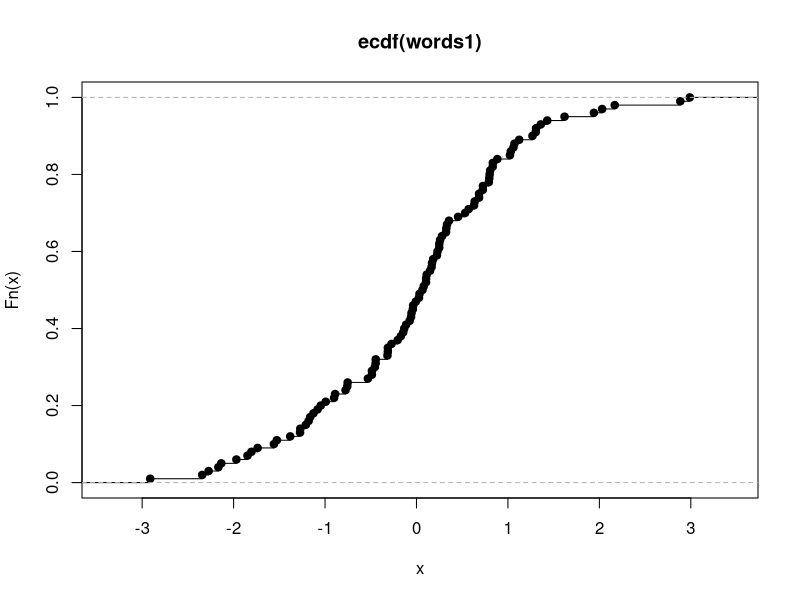
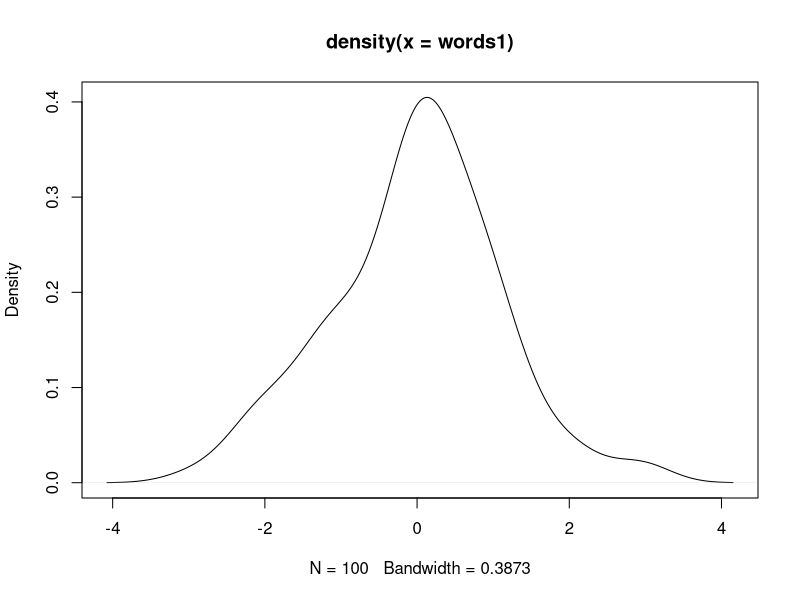
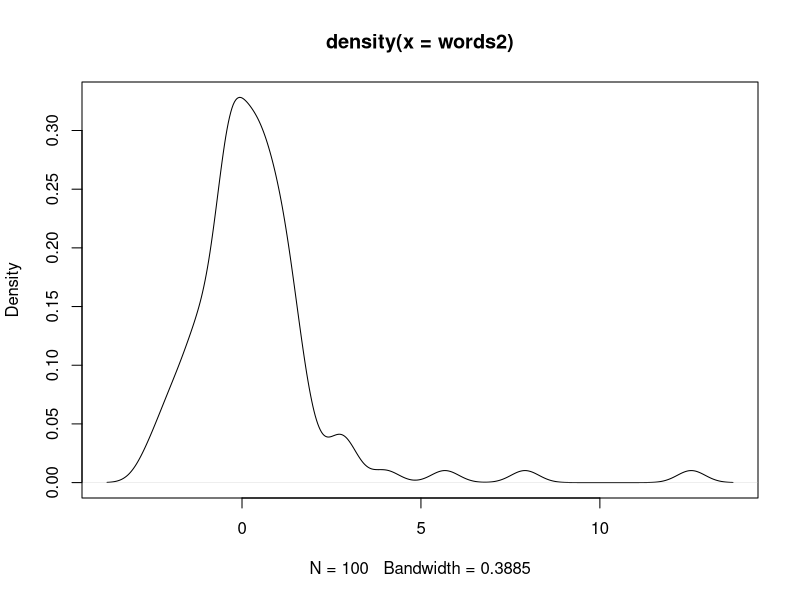
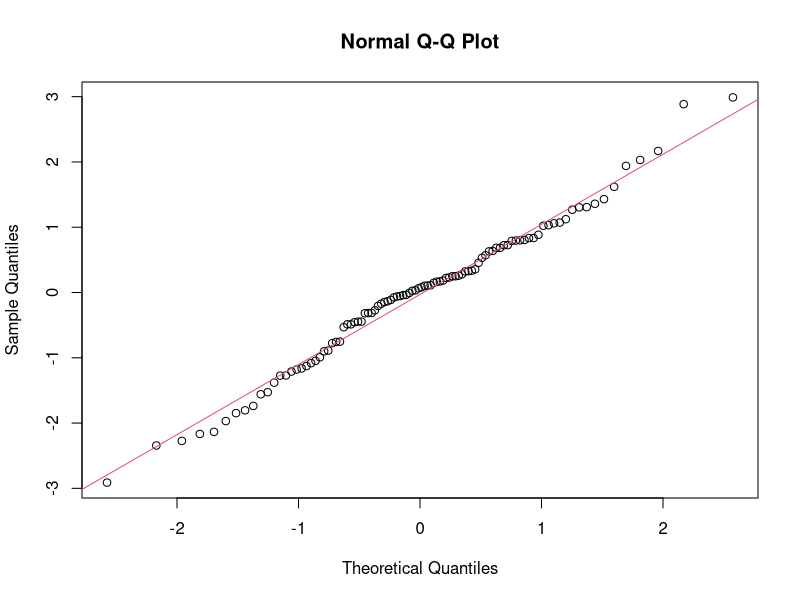
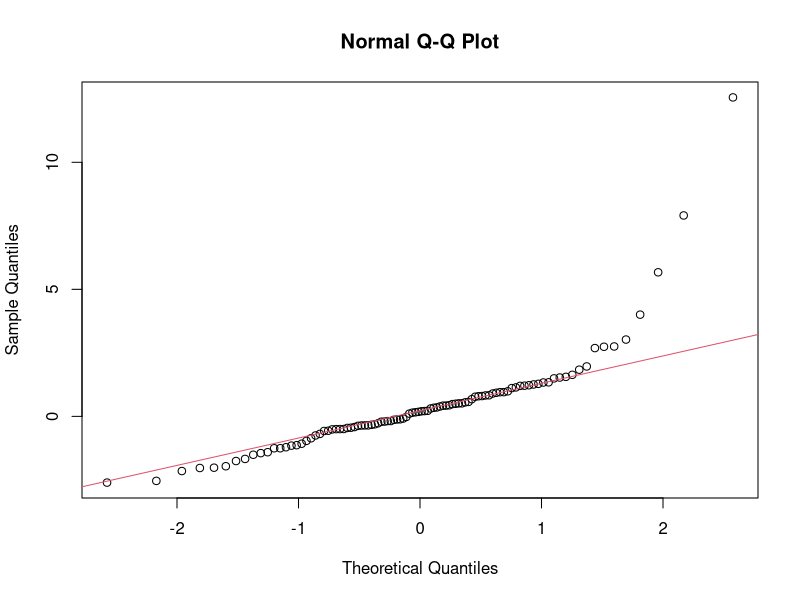
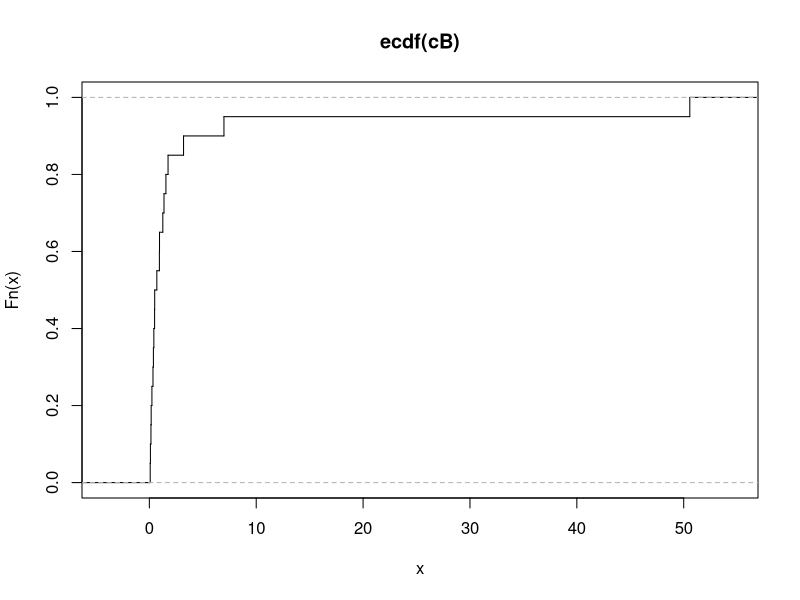
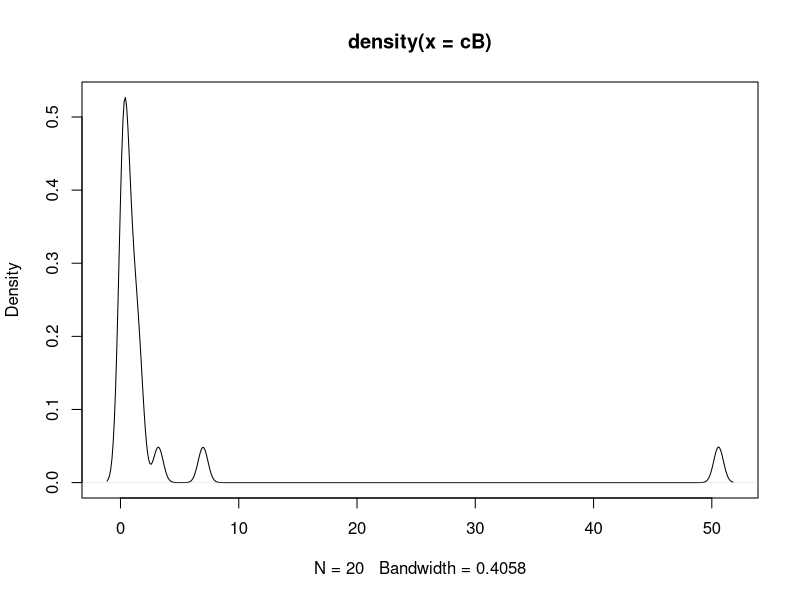
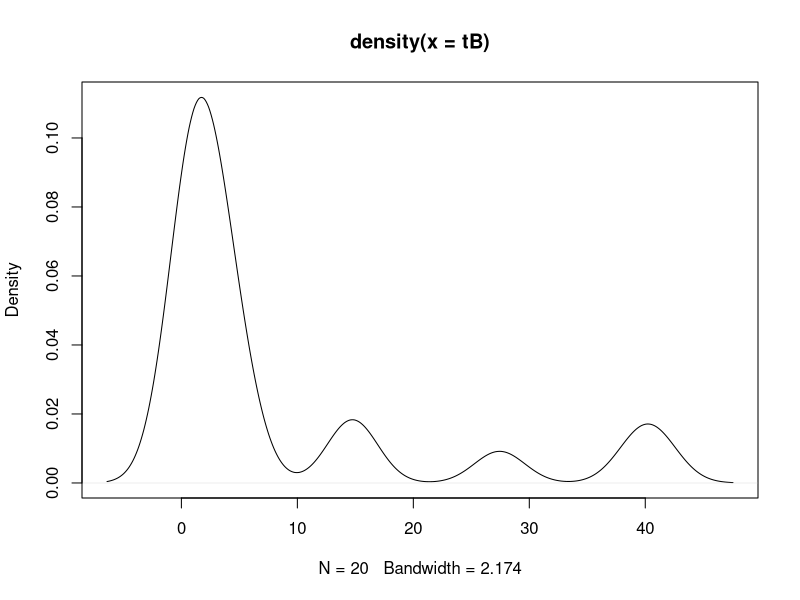

Recreate these plots in R, in order.
## ---- chunk 1
library(magrittr)
cA <- c(0.22, -0.87, -2.39, -1.79, 0.37, -1.54, 1.28, -0.31, -0.74, 1.72, 0.38, -0.17, -0.62, -1.10, 0.30, 0.15, 2.30, 0.19, -0.50, -0.09)
tA <- c(-5.13, -2.19, -2.43, -3.83, 0.50, -3.25, 4.32, 1.63, 5.18, -0.43, 7.11, 4.87, -3.10, -5.81, 3.76, 6.31, 2.58, 0.07, 5.76, 3.50)
t.test(tA, cA) %>% broom::tidy()
glue::glue("treatment mean: {mean(tA)} and sd: {sd(tA)}")
glue::glue("control mean: {mean(cA)} and sd: {sd(cA)}")


cB <- c(1.26, 0.34, 0.70, 1.75, 50.57, 1.55, 0.08, 0.42, 0.50, 3.20, 0.15, 0.49, 0.95, 0.24, 1.37, 0.17, 6.98, 0.10, 0.94, 0.38)
tB <- c(2.37, 2.16, 14.82, 1.73, 41.04, 0.23, 1.32, 2.91, 39.41, 0.11, 27.44, 4.51, 0.51, 4.50, 0.18, 14.68, 4.66, 1.30, 2.06, 1.19)
t.test(tB, cB)
glue::glue("treatment mean: {mean(tB)} and sd: {sd(tB)}")
glue::glue("control mean: {mean(cB)} and sd: {sd(cB)}")
ks.test(tB, cB) %>% broom::tidy()

## ---- chunk 2
words1 = rnorm(100); words2 = rt(100, df=3)
plot(ecdf(words1))
## Have a look at the densities
plot(density(words1));plot(density(words2))

## Perform the test
shapiro.test(words1); shapiro.test(words2)

## Plot using a qqplot
qqnorm(words1);qqline(words1, col = 2)
qqnorm(words2);qqline(words2, col = 2)
## ---- chunk 3
cBs <- cB %>% sort()
ecdf(cB) -> Fn
Fn(1)
sum(cB < 1) / length(cB)
plot(Fn, verticals = TRUE, do.points = FALSE)
plot(density(cB))
plot(density(tB))
shapiro.test(cB)
median(log(cB))
## ---- chunk 4
plot(ecdf(log(cB)), verticals = TRUE, do.points = FALSE)
par(new = T)
plot(ecdf(log(tB)), verticals = TRUE, do.points = FALSE)

ks.test(cB, tB)
